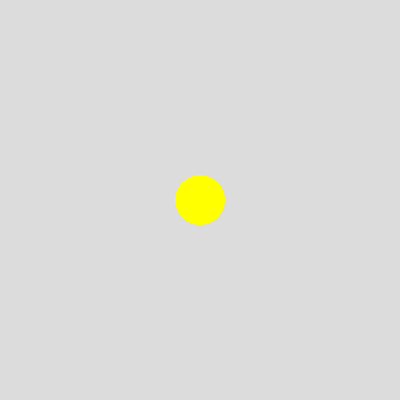
Frame 1 (no input)
Frame 60 (no input): identical to frame 1, image omitted
Frame 120 (the mouse pressed at the canvas centre since frame 60): identical to frame 1, image omitted

The p5.js sketch that drew this single still picture (run headless with seeded random() and noise() and a simulated clock; from frame 60 on, the mouse is pressed at the canvas centre):

// p5.js sketch
// ── sketch.js
function setup() {
  createCanvas(400, 400);
}

function draw() {
  //Change the background color to whatever you want
  background(220);

  // Make a yellow circle
  noStroke();
  fill('yellow');
  ellipse(width/2, height/2, 50);

  
}
